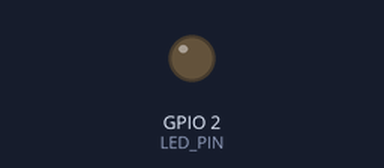
Bench run of a program on a simulated ESP8266 (NodeMCU). Parts: output pins drawn as LEDs (lit = HIGH). WiFi joins after 1.5 s; servers stay silent unless stated; no MQTT or app messages arrive unless stated; not simulated (calls return 0 or success): wifi-password.h.

Above: at 0.1 s.
At 5.0 s:
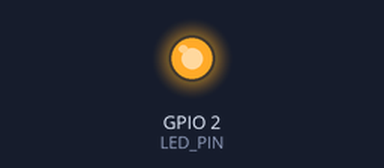
Timing chart, 0 to 6.5 s (numbered marks = the images above):
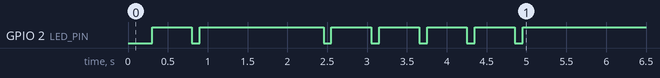

The program:

main.cpp
```cpp
#define _GLIBCXX_USE_C99 1

#ifdef ESP8266
#include <Arduino.h>
#include <RCSwitch.h>
#endif

#define LED_PIN 2

#define LED_ON 0
#define LED_OFF 1

#include <PubSubClient.h>
#include <ESP8266WiFi.h>
#include "wifi-password.h"


#include <string>

using namespace std;

RCSwitch mySwitch = RCSwitch();
WiFiClient net;
PubSubClient client(net);

void publish(const String &topic, const String &payload)
{
  unsigned char topicChars[100];
  unsigned char payloadChars[100];
  topic.getBytes(topicChars, 100);
  payload.getBytes(payloadChars, 100);
  client.publish((char *)topicChars, (char *)payloadChars); //,false,1);
}

void blink( int count){
    for( int i=0; i<count; i++){
            digitalWrite(LED_PIN,LED_ON);
            delay(100);
            digitalWrite(LED_PIN,LED_OFF);
            delay(500);
    }
    delay(1000);
}

void connect()
{
  WiFi.mode(WIFI_STA);
  WiFi.begin(ssid, pass);

  while (WiFi.status() != WL_CONNECTED)
  {
    delay(200);
    blink( 2 );
  }

  client.setServer("10.10.4.1", 1883);
  while (!client.connect("receiver"))
  {
    delay(200);
    blink( 3 );
  }
}

void messageReceived(const string topic, const string payload) {
}

void setup() {
    pinMode(2,OUTPUT);
    mySwitch.enableReceive(3);
    connect();
    publish("/receiver/IP", WiFi.localIP().toString());
    publish("/receiver/version", "1");
    blink(5);
}


void loop() {

/*    while(true){
    }
    */
    client.loop();
    if (!client.connected())
    {
      connect();
    }
    delay(50);
        if (mySwitch.available()) {
            publish("/receiver/value",String(mySwitch.getReceivedValue()));
            publish("/receiver/protocolValue",String(mySwitch.getReceivedProtocol()) + String(mySwitch.getReceivedValue()));
            mySwitch.resetAvailable();
            digitalWrite(LED_PIN,LED_ON);
            delay(100);
            digitalWrite(LED_PIN,LED_OFF);
            delay(100);
        }
}
    /*
    // simple blinking on D1
  */
/*
    while (true) {
        delay(10);

        utils.loop();

        for (int i = 0; i <= 8; i++) {
            const int delta = abs(level[i] - target[i]);
            // this catches the last step before reaching the target
            if (level[i] == -1 || delta <= speed[i]) {
                level[i] = target[i];
            } else {
                if (level[i] > target[i]) {
                    level[i] -= speed[i];
                } else {
                    level[i] += speed[i];
                }
            }
            analogWrite(pins[i], level[i]);
        }
    }
    */


int main() {
}
```
